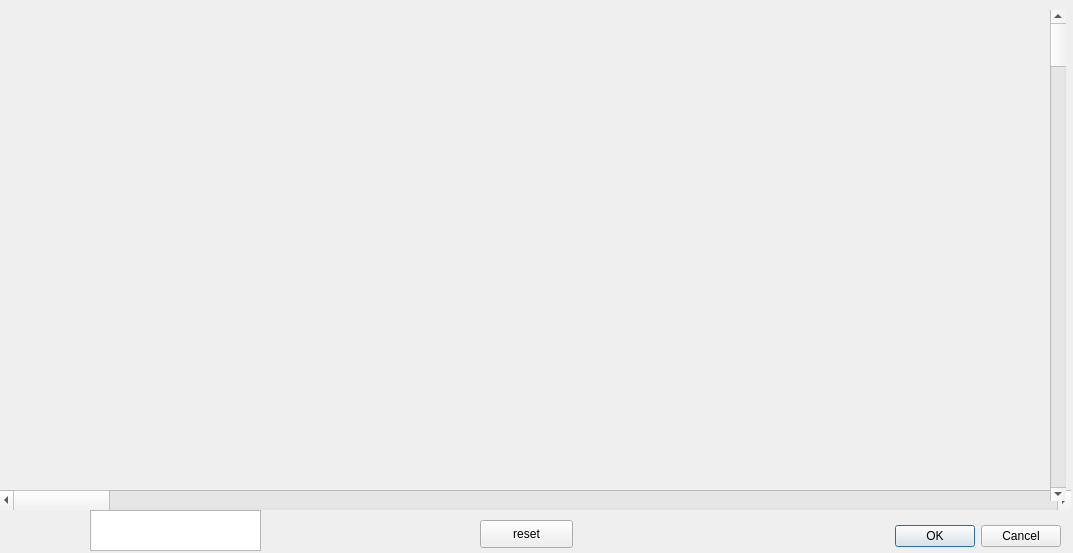
<?xml version="1.0" encoding="UTF-8"?>
<ui version="4.0">
 <class>Dialog</class>
 <widget class="QDialog" name="Dialog">
  <property name="geometry">
   <rect>
    <x>0</x>
    <y>0</y>
    <width>1073</width>
    <height>553</height>
   </rect>
  </property>
  <property name="windowTitle">
   <string>Dialog</string>
  </property>
  <widget class="QDialogButtonBox" name="buttonBox">
   <property name="geometry">
    <rect>
     <x>720</x>
     <y>520</y>
     <width>341</width>
     <height>32</height>
    </rect>
   </property>
   <property name="orientation">
    <enum>Qt::Horizontal</enum>
   </property>
   <property name="standardButtons">
    <set>QDialogButtonBox::Cancel|QDialogButtonBox::Ok</set>
   </property>
  </widget>
  <widget class="QCustomPlot" name="widget" native="true">
   <property name="geometry">
    <rect>
     <x>0</x>
     <y>40</y>
     <width>1041</width>
     <height>451</height>
    </rect>
   </property>
  </widget>
  <widget class="QPushButton" name="pushButton">
   <property name="geometry">
    <rect>
     <x>480</x>
     <y>520</y>
     <width>93</width>
     <height>28</height>
    </rect>
   </property>
   <property name="text">
    <string>reset</string>
   </property>
  </widget>
  <widget class="QTextEdit" name="textEdit">
   <property name="geometry">
    <rect>
     <x>90</x>
     <y>510</y>
     <width>171</width>
     <height>41</height>
    </rect>
   </property>
  </widget>
  <widget class="QScrollBar" name="horizontalScrollBar">
   <property name="geometry">
    <rect>
     <x>0</x>
     <y>490</y>
     <width>1071</width>
     <height>20</height>
    </rect>
   </property>
   <property name="orientation">
    <enum>Qt::Horizontal</enum>
   </property>
  </widget>
  <widget class="QScrollBar" name="verticalScrollBar">
   <property name="geometry">
    <rect>
     <x>1050</x>
     <y>10</y>
     <width>16</width>
     <height>491</height>
    </rect>
   </property>
   <property name="orientation">
    <enum>Qt::Vertical</enum>
   </property>
  </widget>
  <action name="actionopenFile">
   <property name="text">
    <string>openFile </string>
   </property>
  </action>
 </widget>
 <customwidgets>
  <customwidget>
   <class>QCustomPlot</class>
   <extends>QWidget</extends>
   <header>qcustomplot.h</header>
   <container>1</container>
  </customwidget>
 </customwidgets>
 <resources/>
 <connections>
  <connection>
   <sender>buttonBox</sender>
   <signal>accepted()</signal>
   <receiver>Dialog</receiver>
   <slot>accept()</slot>
   <hints>
    <hint type="sourcelabel">
     <x>248</x>
     <y>254</y>
    </hint>
    <hint type="destinationlabel">
     <x>157</x>
     <y>274</y>
    </hint>
   </hints>
  </connection>
  <connection>
   <sender>buttonBox</sender>
   <signal>rejected()</signal>
   <receiver>Dialog</receiver>
   <slot>reject()</slot>
   <hints>
    <hint type="sourcelabel">
     <x>316</x>
     <y>260</y>
    </hint>
    <hint type="destinationlabel">
     <x>286</x>
     <y>274</y>
    </hint>
   </hints>
  </connection>
 </connections>
</ui>
